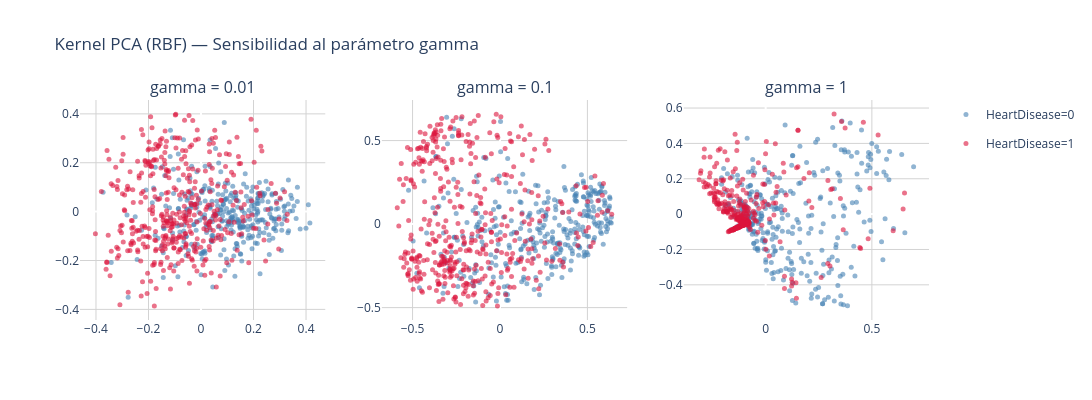

Notebook code cell kept with this figure:
### Code cell
# 2) Sensibilidad a gamma en kernel RBF (al menos 3 valores)
gammas = [0.01, 0.1, 1]

fig_gamma = make_subplots(
    rows=1, cols=len(gammas),
    subplot_titles=[f"gamma = {g}" for g in gammas],
)

for col, g in enumerate(gammas, start=1):
    kpca_g = KernelPCA(n_components=2, kernel="rbf", gamma=g, random_state=SEED)
    Xp = kpca_g.fit_transform(X_train_num)
    for clase in [0, 1]:
        mask = y_train == clase
        fig_gamma.add_trace(
            go.Scatter(
                x=Xp[mask, 0], y=Xp[mask, 1],
                mode="markers",
                marker=dict(color=colores[clase], size=5, opacity=0.6),
                name=f"HeartDisease={clase}",
                legendgroup=str(clase),
                showlegend=(col == 1),
            ),
            row=1, col=col,
        )

fig_gamma.update_layout(
    title="Kernel PCA (RBF) — Sensibilidad al parámetro gamma",
    width=1100, height=400,
    paper_bgcolor="white",
    plot_bgcolor="white",
)
fig_gamma.update_xaxes(showgrid=True, gridcolor="lightgrey")
fig_gamma.update_yaxes(showgrid=True, gridcolor="lightgrey")
fig_gamma.show()
fig_gamma.write_image("kpca_rbf_gamma.png", scale=2)

### Figure 1 — Plotly figure (JSON) as saved in the notebook; plotly's stock layout.template omitted (floating-point values rounded to 4 significant figures; data arrays with more than 128 entries replaced by an {"elided": "..."} marker saying what was removed)
{"data": [{"legendgroup": "0", "marker": {"color": "steelblue", "opacity": 0.6, "size": 5}, "mode": "markers", "name": "HeartDisease=0", "showlegend": true, "type": "scatter", "x": {"elided": "328 float values"}, "xaxis": "x", "y": {"elided": "328 float values"}, "yaxis": "y"}, {"legendgroup": "1", "marker": {"color": "crimson", "opacity": 0.6, "size": 5}, "mode": "markers", "name": "HeartDisease=1", "showlegend": true, "type": "scatter", "x": {"elided": "406 float values"}, "xaxis": "x", "y": {"elided": "406 float values"}, "yaxis": "y"}, {"legendgroup": "0", "marker": {"color": "steelblue", "opacity": 0.6, "size": 5}, "mode": "markers", "name": "HeartDisease=0", "showlegend": false, "type": "scatter", "x": {"elided": "328 float values"}, "xaxis": "x2", "y": {"elided": "328 float values"}, "yaxis": "y2"}, {"legendgroup": "1", "marker": {"color": "crimson", "opacity": 0.6, "size": 5}, "mode": "markers", "name": "HeartDisease=1", "showlegend": false, "type": "scatter", "x": {"elided": "406 float values"}, "xaxis": "x2", "y": {"elided": "406 float values"}, "yaxis": "y2"}, {"legendgroup": "0", "marker": {"color": "steelblue", "opacity": 0.6, "size": 5}, "mode": "markers", "name": "HeartDisease=0", "showlegend": false, "type": "scatter", "x": {"elided": "328 float values"}, "xaxis": "x3", "y": {"elided": "328 float values"}, "yaxis": "y3"}, {"legendgroup": "1", "marker": {"color": "crimson", "opacity": 0.6, "size": 5}, "mode": "markers", "name": "HeartDisease=1", "showlegend": false, "type": "scatter", "x": {"elided": "406 float values"}, "xaxis": "x3", "y": {"elided": "406 float values"}, "yaxis": "y3"}], "layout": {"annotations": [{"font": {"size": 16}, "showarrow": false, "text": "gamma = 0.01", "x": 0.1444, "xanchor": "center", "xref": "paper", "y": 1, "yanchor": "bottom", "yref": "paper"}, {"font": {"size": 16}, "showarrow": false, "text": "gamma = 0.1", "x": 0.5, "xanchor": "center", "xref": "paper", "y": 1, "yanchor": "bottom", "yref": "paper"}, {"font": {"size": 16}, "showarrow": false, "text": "gamma = 1", "x": 0.8556, "xanchor": "center", "xref": "paper", "y": 1, "yanchor": "bottom", "yref": "paper"}], "height": 400, "paper_bgcolor": "white", "plot_bgcolor": "white", "title": {"text": "Kernel PCA (RBF) — Sensibilidad al parámetro gamma"}, "width": 1100, "xaxis": {"anchor": "y", "domain": [0, 0.2889], "gridcolor": "lightgrey", "showgrid": true}, "xaxis2": {"anchor": "y2", "domain": [0.3556, 0.6444], "gridcolor": "lightgrey", "showgrid": true}, "xaxis3": {"anchor": "y3", "domain": [0.7111, 1], "gridcolor": "lightgrey", "showgrid": true}, "yaxis": {"anchor": "x", "domain": [0, 1], "gridcolor": "lightgrey", "showgrid": true}, "yaxis2": {"anchor": "x2", "domain": [0, 1], "gridcolor": "lightgrey", "showgrid": true}, "yaxis3": {"anchor": "x3", "domain": [0, 1], "gridcolor": "lightgrey", "showgrid": true}}}
